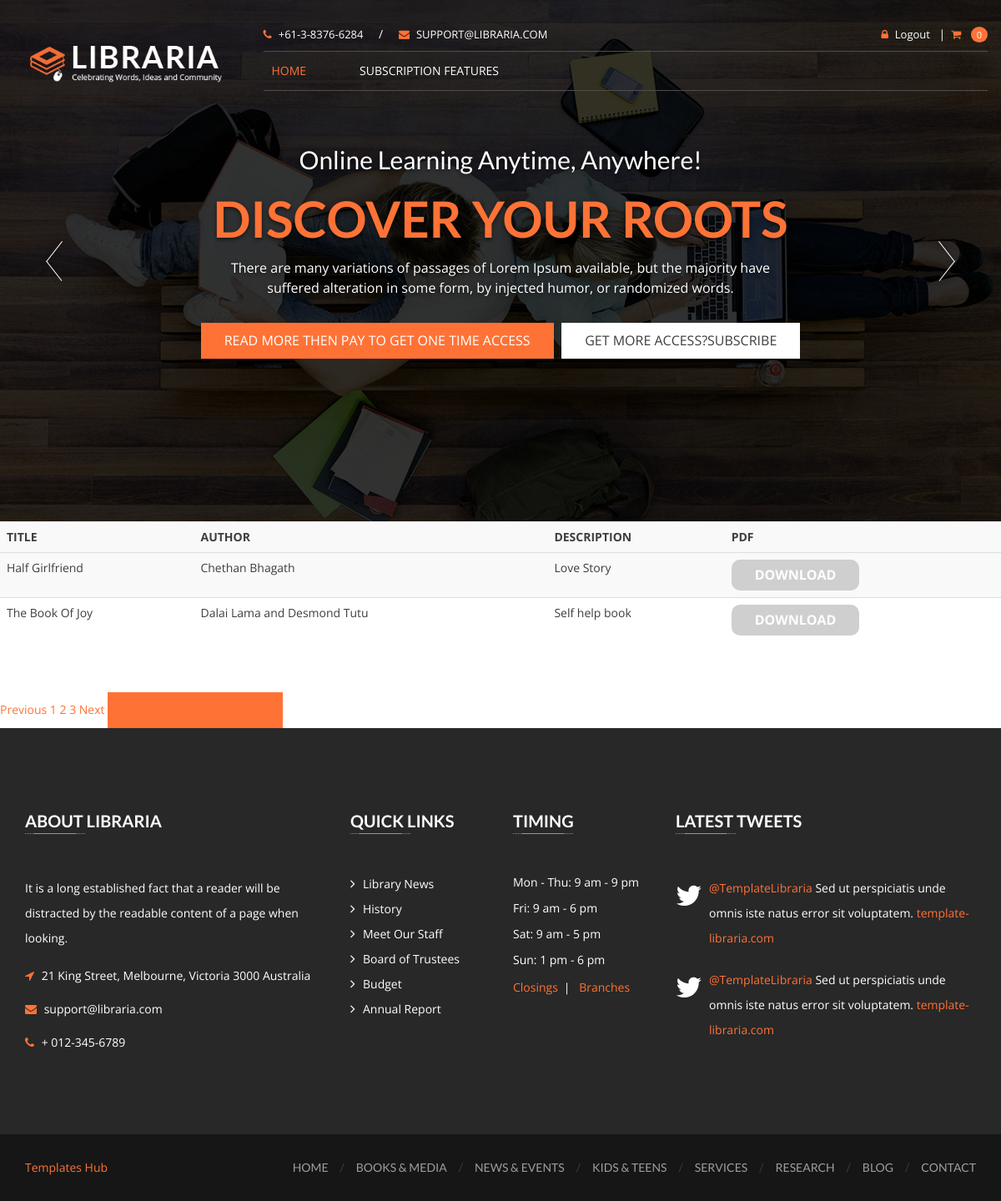
The app's page /userindex/?page=3 (signed in) with its own data.
### bookstoreapp/models.py (models this page shows, shortened)
class Book(models.Model):
    name = models.CharField(max_length=100)
    author = models.CharField(max_length=100)
    desc = models.CharField(max_length=1000)
    pdf = models.FileField(upload_to='media',null=True)

### bookstoreapp/views.py (the view)
# urls.py: path('userindex/',v.UserIndexView.as_view(),name="user/userindexpage"),
class UserIndexView(ListView):
    model=Book
    paginate_by = 3
    template_name="user/userindex.html"
    context_object_name='obj'

### bookstoreapp/templates/user/userindex.html (shortened to what this page needs)
{% load static %}
<!DOCTYPE html>
<html lang="zxx">
<head>
    <link href="{% static 'css/font-awesome.min.css' %}" rel="stylesheet" type="text/css" />
    <link href="{% static 'css/mmenu.css' %}" rel="stylesheet" type="text/css" />
    <link href="{% static 'css/mmenu.positioning.css' %}" rel="stylesheet" type="text/css" />
    <link href="{% static 'style.css' %}" rel="stylesheet" type="text/css" />
</head>
<body>
    <header id="header-v1" class="navbar-wrapper">
        <div class="container">
            <div class="row">
                <nav class="navbar navbar-default">
                    <div class="row">
                        <div class="col-md-3">
                            <div class="navbar-header">
                                <div class="navbar-brand">
                                    <h1>
                                        <a href="index-2.html">
                                            <img src="{% static 'images/libraria-logo-v1.png' %}"
                                                alt="LIBRARIA" />
                                        </a>
                                    </h1>
                                </div>
                            </div>
                        </div>
                        <div class="col-md-9">
                            <div class="header-topbar hidden-sm hidden-xs">
                                <div class="row">
                                    <div class="col-sm-6">
                                        <div class="topbar-info">
                                            <a href="tel:+61-3-8376-6284"><i class="fa fa-phone"></i>+61-3-8376-6284</a>
                                            <span>/</span>
                                            <a href="mailto:support@libraria.com"><i
                                                    class="fa fa-envelope"></i>support@libraria.com</a>
                                        </div>
                                    </div>
                                    <div class="col-sm-6">
                                        <div class="topbar-links">
                                            <a href="{% url 'registration/logout' %}"><i
                                                    class="fa fa-lock"></i>Logout</a>
                                            <span>|</span>
                                            <div class="header-cart dropdown">
                                                <a data-toggle="dropdown" class="dropdown-toggle"
                                                    href="{% url 'user/checkout' %}">
                                                    <i class="fa fa-shopping-cart"></i>
                                                    <small>0</small>
                                                </a>
                                            </div>
                                        </div>
                                    </div>
                                </div>
                            </div>
                            <div class="navbar-collapse hidden-sm hidden-xs">
                                <ul class="nav navbar-nav">
                                    <li class="dropdown active">
                                        <a data-toggle="dropdown" class="dropdown-toggle disabled"
                                            href="{% url 'homepage' %}">Home</a>
                                    </li>
                                    <li><a href="{% url 'user/cancelsubscription' %}">Subscription Features</a></li>
                                </ul>
                            </div>
                        </div>
                </nav>
            </div>
        </div>
    </header>
    <div data-ride="carousel" class="carousel slide" id="home-v1-header-carousel">
        <div class="carousel-inner">
            <div class="item active">
                <figure>
                    <img alt="Home Slide" src="{% static 'images/header-slider/home-v1/header-slide.jpg' %}" />
                </figure>
                <div class="container">
                    <div class="carousel-caption">
                        <h3>Online Learning Anytime, Anywhere!</h3>
                        <h2>Discover Your Roots</h2>
                        <p>There are many variations of passages of Lorem Ipsum available, but the majority have
                            suffered alteration in some form, by injected humor, or randomized words.</p>
                        <div class="slide-buttons hidden-sm hidden-xs">
                            <a href="{% url 'user/checkout' %}" class="btn btn-primary">Read More Then Pay to get one
                                time access</a>
                            <a href="{% url 'user/subscriptionplan' %}" class="btn btn-default">Get More
                                Access?Subscribe</a>
                        </div>
                    </div>
                </div>
            </div>
        </div>
        <a class="left carousel-control" href="#home-v1-header-carousel" data-slide="prev"></a>
        <a class="right carousel-control" href="#home-v1-header-carousel" data-slide="next"></a>
    </div>
    <body>
        {% if user.is_authenticated %}
        <table class='table table-primary table-striped'>
            <tr>
                <th>TITLE</th>
                <th>AUTHOR</th>
                <th>DESCRIPTION</th>
                <th>PDF</th>
            </tr>
            <tr>
                {% for i in obj %}
            <tr>
                <td>{{i.name}}</td>
                <td>{{i.author}}</td>
                <td>{{i.desc}}</td>
                <td><a class="btn btn-primary badge" href="{{i.pdf.url}}" download>Download</a></td>
            </tr>
            {% endfor %}
            </tr>
        </table>
        <br>
        <br>
        {% include "user/pagination.html" %}
        <button><a href="{% url 'chat-index' %}">GO TO Chat Group</a></button>
        {% else %}
        <a href="{% url 'registration/loginpage' %}"><i class="fa fa-lock"></i>Login </a>
        {% endif %}
        <footer class="site-footer">
            <div class="container">
                <div id="footer-widgets">
                    <div class="row">
                        <div class="col-md-4 col-sm-6 widget-container">
                            <div id="text-2" class="widget widget_text">
                                <h3 class="footer-widget-title">About Libraria</h3>
                                <span class="underline left"></span>
                                <div class="textwidget">
                                    It is a long established fact that a reader will be distracted by the readable
                                    content of a page when looking.
                                </div>
                                <address>
                                    <div class="info">
                                        <i class="fa fa-location-arrow"></i>
                                        <span>21 King Street, Melbourne, Victoria 3000 Australia</span>
                                    </div>
                                    <div class="info">
                                        <i class="fa fa-envelope"></i>
                                        <span><a href="mailto:support@libraria.com">support@libraria.com</a></span>
                                    </div>
                                    <div class="info">
                                        <i class="fa fa-phone"></i>
                                        <span><a href="tel:012-345-6789">+ 012-345-6789</a></span>
                                    </div>
                                </address>
                            </div>
                        </div>
                        <div class="col-md-2 col-sm-6 widget-container">
                            <div id="nav_menu-2" class="widget widget_nav_menu">
                                <h3 class="footer-widget-title">Quick Links</h3>
                                <span class="underline left"></span>
                                <div class="menu-quick-links-container">
                                    <ul id="menu-quick-links" class="menu">
                                        <li><a href="#">Library News</a></li>
                                        <li><a href="#">History</a></li>
                                        <li><a href="#">Meet Our Staff</a></li>
                                        <li><a href="#">Board of Trustees</a></li>
                                        <li><a href="#">Budget</a></li>
                                        <li><a href="#">Annual Report</a></li>
                                    </ul>
                                </div>
                            </div>
                        </div>
                        <div class="col-md-2 col-sm-6 widget-container">
                            <div id="text-4" class="widget widget_text">
                                <h3 class="footer-widget-title">Timing</h3>
                                <span class="underline left"></span>
                                <div class="timming-text-widget">
                                    <time datetime="2017-02-13">Mon - Thu: 9 am - 9 pm</time>
                                    <time datetime="2017-02-13">Fri: 9 am - 6 pm</time>
                                    <time datetime="2017-02-13">Sat: 9 am - 5 pm</time>
                                    <time datetime="2017-02-13">Sun: 1 pm - 6 pm</time>
                                    <ul>
                                        <li><a href="#">Closings</a></li>
                                        <li><a href="#">Branches</a></li>
                                    </ul>
                                </div>
                            </div>
                        </div>
                        <div class="col-md-4 col-sm-6 widget-container">
                            <div class="widget twitter-widget">
                                <h3 class="footer-widget-title">Latest Tweets</h3>
                                <span class="underline left"></span>
                                <div id="twitter-feed">
                                    <ul>
                                        <li>
                                            <p><a href="#">@TemplateLibraria</a> Sed ut perspiciatis unde omnis iste
                                                natus error sit voluptatem. <a href="#">template-libraria.com</a></p>
                                        </li>
                                        <li>
                                            <p><a href="#">@TemplateLibraria</a> Sed ut perspiciatis unde omnis iste
                                                natus error sit voluptatem. <a href="#">template-libraria.com</a></p>
                                        </li>
                                    </ul>
                                </div>
                            </div>
                        </div>
                    </div>
                </div>
            </div>
            <div class="sub-footer">
                <div class="container">
                    <div class="row">
                        <div class="footer-text col-md-3">
                            <p><a target="_blank" href="https://www.templateshub.net">Templates Hub</a></p>
                        </div>
                        <div class="col-md-9 pull-right">
                            <ul>
                                <li><a href="index-2.html">Home</a></li>
                                <li><a href="books-media-list-view.html">Books &amp; Media</a></li>
                                <li><a href="news-events-list-view.html">News &amp; Events</a></li>
                                <li><a href="#">Kids &amp; Teens</a></li>
                                <li><a href="services.html">Services</a></li>
                                <li><a href="#">Research</a></li>
                                <li><a href="blog.html">Blog</a></li>
                                <li><a href="contact.html">Contact</a></li>
                            </ul>
                        </div>
                    </div>
                </div>
            </div>
        </footer>
    </body>
</html>

### records on screen
Book: name "Half Girlfriend", author "Chethan Bhagath", desc "Love Story"
Book: name "The Book Of Joy", author "Dalai Lama and Desmond Tutu", desc "Self help book"

### other values on screen
{{ i }} "1" "2"
{{ i }} "3"
